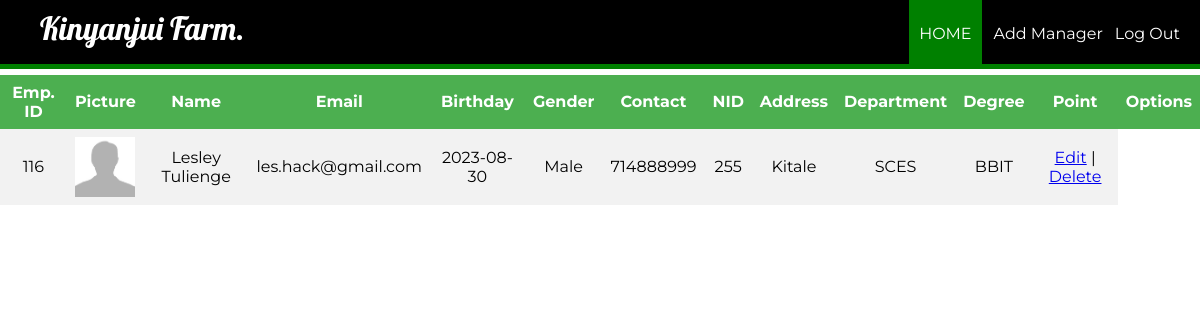
The page /viewman.php on the database its author committed.
### tables this page shows
CREATE TABLE `manager` (
  `id` int(11) NOT NULL,
  `firstName` varchar(100) NOT NULL,
  `lastName` varchar(100) NOT NULL,
  `email` varchar(100) NOT NULL,
  `password` text NOT NULL,
  `birthday` date NOT NULL,
  `gender` varchar(10) NOT NULL,
  `contact` varchar(20) NOT NULL,
  `nid` int(20) NOT NULL,
  `address` varchar(100) DEFAULT NULL,
  `dept` varchar(100) NOT NULL,
  `degree` varchar(100) NOT NULL,
  `pic` text NOT NULL
);

### viewman.php (the view, shortened to what this page needs)
<?php
require_once ('process/dbh.php');
$sql = "SELECT * from `manager` WHERE manager.id = id";
$result = mysqli_query($conn, $sql);
?>
<html>
<head>
	<link rel="stylesheet" type="text/css" href="styleview.css">
</head>
<body>
	<header>
		<nav>
			<h1>Kinyanjui Farm.</h1>
			<ul id="navli">
				<li><a class="homered" href="aloginwel.php">HOME</a></li>
				<li><a class="homeblack" href="addman.php">Add Manager</a></li>
				<li><a class="homeblack" href="alogin.html">Log Out</a></li>
			</ul>
		</nav>
	</header>
	<div class="divider"></div>
		<table>
			<tr>
				<th align = "center">Emp. ID</th>
				<th align = "center">Picture</th>
				<th align = "center">Name</th>
				<th align = "center">Email</th>
				<th align = "center">Birthday</th>
				<th align = "center">Gender</th>
				<th align = "center">Contact</th>
				<th align = "center">NID</th>
				<th align = "center">Address</th>
				<th align = "center">Department</th>
				<th align = "center">Degree</th>
				<th align = "center">Point</th>
				<th align = "center">Options</th>
			</tr>
			<?php
				while ($manager = mysqli_fetch_assoc($result)) {
					echo "<tr>";
					echo "<td>".$manager['id']."</td>";
					echo "<td><img src='process/".$manager['pic']."' height = 60px width = 60px></td>";
					echo "<td>".$manager['firstName']." ".$manager['lastName']."</td>";
					echo "<td>".$manager['email']."</td>";
					echo "<td>".$manager['birthday']."</td>";
					echo "<td>".$manager['gender']."</td>";
					echo "<td>".$manager['contact']."</td>";
					echo "<td>".$manager['nid']."</td>";
					echo "<td>".$manager['address']."</td>";
					echo "<td>".$manager['dept']."</td>";
					echo "<td>".$manager['degree']."</td>";
					echo "<td><a href=\"edit.php?id=$manager[id]\">Edit</a> | <a href=\"deleteman.php?id=$manager[id]\" onClick=\"return confirm('Are you sure you want to delete?')\">Delete</a></td>";
				}
			?>
		</table>
</body>
</html>

### styleview.css (style rules this page uses)
body { margin: 0px; }
header { background: black; color: white; padding: 8px 20px 6px 40px; height: 50px; }
header h1 { display: inline; font-family: "Lobster", cursive; font-weight: 400; font-size: 32px; float: left; margin-top: 0px; margin-right: 10px; }
nav ul { display: inline; padding: 0px; float: right; }
nav ul li { display: inline-block; list-style-type: none; color: white; float: left; margin-left: 12px; }
nav ul li a { color: white; text-decoration: none; }
#navli { font-family: "Montserrat", sans-serif; }
.homered { background-color: green; padding: 30px 10px 22px 10px; }
.divider { background-color: green; height: 5px; }
table { margin: 0px; border-collapse: collapse; width: 100%; font-family: "Montserrat", sans-serif; }
th, td { text-align: center; padding: 8px; }
tr:nth-child(even) { background-color: #f2f2f2; }
th { background-color: #4caf50; color: white; }

### rows shown on the page
manager: id "116", pic (picture), firstName "Lesley", lastName "Tulienge", email "les.hack@gmail.com", birthday "2023-08-30", gender "Male", contact "714888999", nid "255", address "Kitale", dept "SCES", degree "BBIT"
